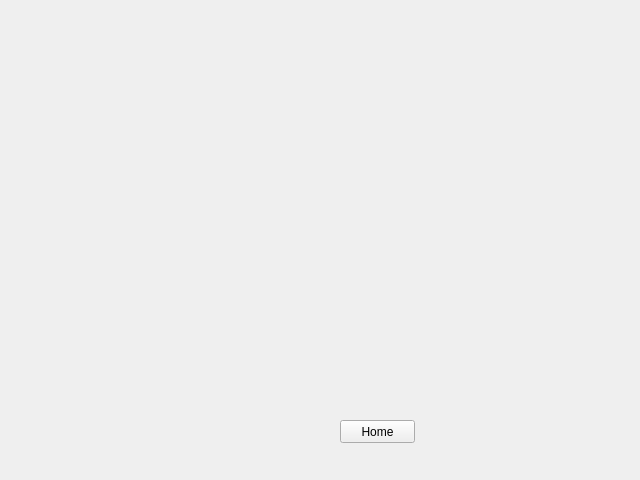
<?xml version="1.0" encoding="UTF-8"?>
<ui version="4.0">
 <class>Form</class>
 <widget class="QWidget" name="Form">
  <property name="geometry">
   <rect>
    <x>0</x>
    <y>0</y>
    <width>640</width>
    <height>480</height>
   </rect>
  </property>
  <property name="windowTitle">
   <string>Form</string>
  </property>
  <widget class="QPushButton" name="home">
   <property name="geometry">
    <rect>
     <x>340</x>
     <y>420</y>
     <width>75</width>
     <height>23</height>
    </rect>
   </property>
   <property name="text">
    <string>Home</string>
   </property>
  </widget>
 </widget>
 <resources/>
 <connections/>
</ui>
